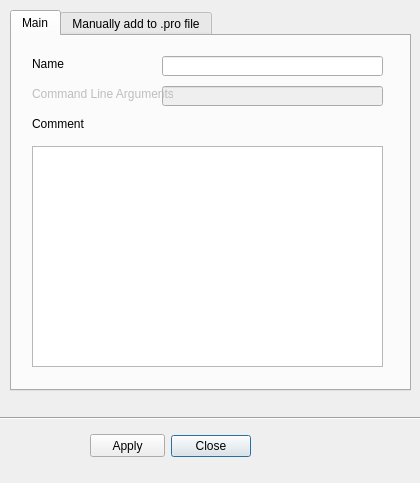
<?xml version="1.0" encoding="UTF-8"?>
<ui version="4.0">
 <class>ProjectProperties</class>
 <widget class="QDialog" name="Dialog">
  <property name="enabled">
   <bool>true</bool>
  </property>
  <property name="geometry">
   <rect>
    <x>0</x>
    <y>0</y>
    <width>420</width>
    <height>483</height>
   </rect>
  </property>
  <property name="sizePolicy">
   <sizepolicy hsizetype="Preferred" vsizetype="Preferred">
    <horstretch>0</horstretch>
    <verstretch>0</verstretch>
   </sizepolicy>
  </property>
  <property name="minimumSize">
   <size>
    <width>420</width>
    <height>483</height>
   </size>
  </property>
  <property name="maximumSize">
   <size>
    <width>420</width>
    <height>483</height>
   </size>
  </property>
  <property name="windowTitle">
   <string>Project Properties</string>
  </property>
  <property name="sizeGripEnabled">
   <bool>false</bool>
  </property>
  <property name="modal">
   <bool>true</bool>
  </property>
  <widget class="QDialogButtonBox" name="buttonBox">
   <property name="geometry">
    <rect>
     <x>90</x>
     <y>430</y>
     <width>241</width>
     <height>32</height>
    </rect>
   </property>
   <property name="orientation">
    <enum>Qt::Horizontal</enum>
   </property>
   <property name="standardButtons">
    <set>QDialogButtonBox::Close</set>
   </property>
   <property name="centerButtons">
    <bool>true</bool>
   </property>
  </widget>
  <widget class="Line" name="line">
   <property name="geometry">
    <rect>
     <x>0</x>
     <y>410</y>
     <width>421</width>
     <height>16</height>
    </rect>
   </property>
   <property name="orientation">
    <enum>Qt::Horizontal</enum>
   </property>
  </widget>
  <widget class="QPushButton" name="pushButton">
   <property name="geometry">
    <rect>
     <x>90</x>
     <y>434</y>
     <width>75</width>
     <height>23</height>
    </rect>
   </property>
   <property name="text">
    <string>Apply</string>
   </property>
  </widget>
  <widget class="QTabWidget" name="tabWidget">
   <property name="geometry">
    <rect>
     <x>10</x>
     <y>10</y>
     <width>401</width>
     <height>381</height>
    </rect>
   </property>
   <property name="currentIndex">
    <number>0</number>
   </property>
   <widget class="QWidget" name="tab">
    <attribute name="title">
     <string>Main</string>
    </attribute>
    <widget class="QLabel" name="label_3">
     <property name="geometry">
      <rect>
       <x>20</x>
       <y>20</y>
       <width>141</width>
       <height>16</height>
      </rect>
     </property>
     <property name="text">
      <string>Name</string>
     </property>
    </widget>
    <widget class="QLineEdit" name="proname">
     <property name="geometry">
      <rect>
       <x>150</x>
       <y>20</y>
       <width>221</width>
       <height>20</height>
      </rect>
     </property>
    </widget>
    <widget class="QLabel" name="label_2">
     <property name="geometry">
      <rect>
       <x>20</x>
       <y>80</y>
       <width>141</width>
       <height>16</height>
      </rect>
     </property>
     <property name="text">
      <string>Comment</string>
     </property>
    </widget>
    <widget class="QPlainTextEdit" name="comment">
     <property name="geometry">
      <rect>
       <x>20</x>
       <y>110</y>
       <width>351</width>
       <height>221</height>
      </rect>
     </property>
    </widget>
    <widget class="QLineEdit" name="commandline">
     <property name="enabled">
      <bool>false</bool>
     </property>
     <property name="geometry">
      <rect>
       <x>150</x>
       <y>50</y>
       <width>221</width>
       <height>20</height>
      </rect>
     </property>
    </widget>
    <widget class="QLabel" name="label">
     <property name="enabled">
      <bool>false</bool>
     </property>
     <property name="geometry">
      <rect>
       <x>20</x>
       <y>50</y>
       <width>141</width>
       <height>16</height>
      </rect>
     </property>
     <property name="text">
      <string>Command Line Arguments</string>
     </property>
    </widget>
   </widget>
   <widget class="QWidget" name="tab_2">
    <attribute name="title">
     <string>Manually add to .pro file</string>
    </attribute>
    <widget class="QPlainTextEdit" name="profile">
     <property name="geometry">
      <rect>
       <x>20</x>
       <y>20</y>
       <width>361</width>
       <height>311</height>
      </rect>
     </property>
    </widget>
   </widget>
  </widget>
 </widget>
 <resources>
  <include location="res.qrc"/>
 </resources>
 <connections>
  <connection>
   <sender>buttonBox</sender>
   <signal>accepted()</signal>
   <receiver>Dialog</receiver>
   <slot>accept()</slot>
   <hints>
    <hint type="sourcelabel">
     <x>248</x>
     <y>254</y>
    </hint>
    <hint type="destinationlabel">
     <x>157</x>
     <y>274</y>
    </hint>
   </hints>
  </connection>
  <connection>
   <sender>buttonBox</sender>
   <signal>rejected()</signal>
   <receiver>Dialog</receiver>
   <slot>reject()</slot>
   <hints>
    <hint type="sourcelabel">
     <x>316</x>
     <y>260</y>
    </hint>
    <hint type="destinationlabel">
     <x>286</x>
     <y>274</y>
    </hint>
   </hints>
  </connection>
 </connections>
</ui>
